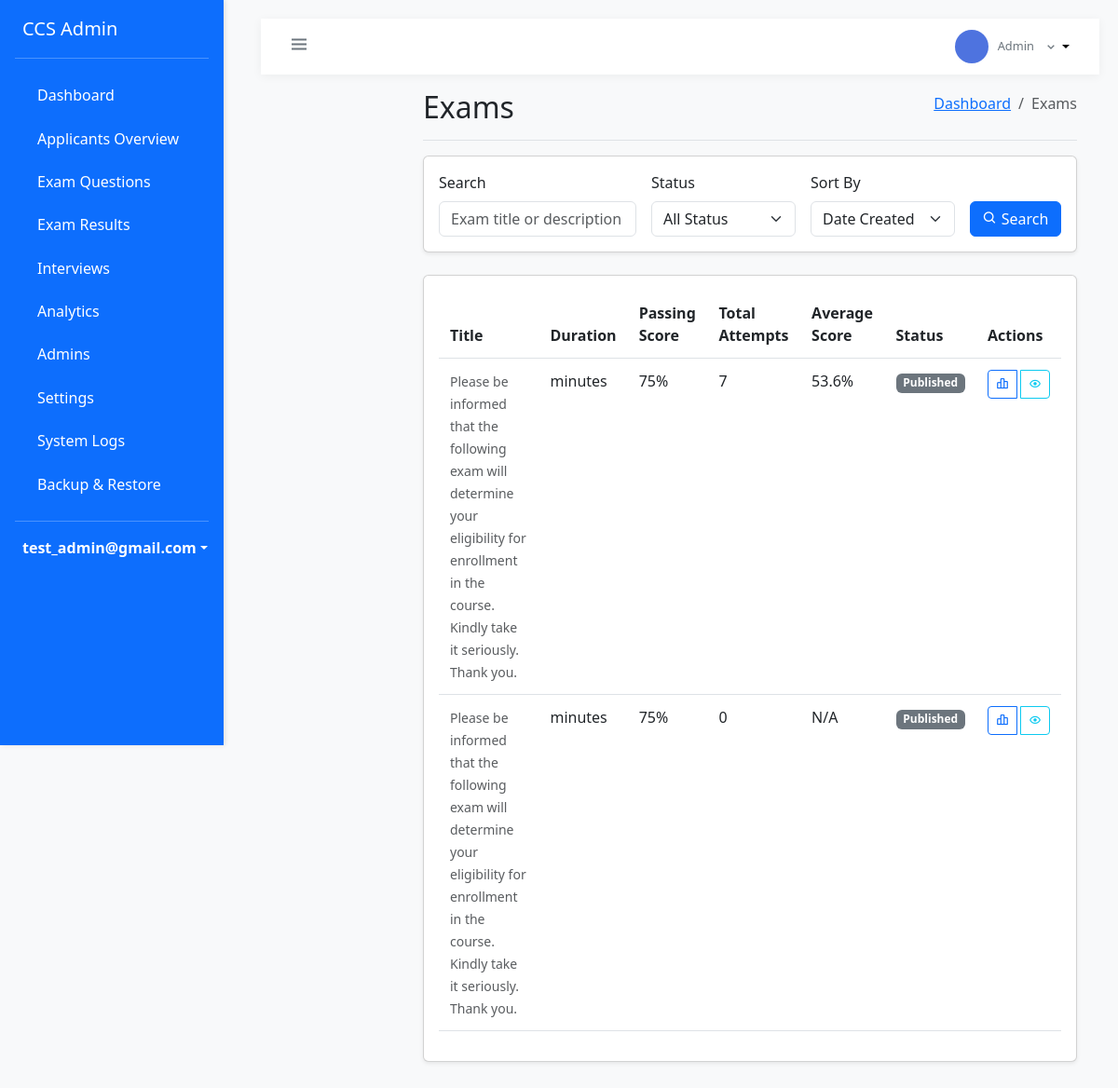
The page /admin/list_exams.php (signed in) on the database its author committed.
### tables this page shows
CREATE TABLE `users` (
  `id` int(11) NOT NULL,
  `email` varchar(255) NOT NULL,
  `password` varchar(255) NOT NULL,
  `first_name` varchar(100) NOT NULL,
  `last_name` varchar(100) NOT NULL,
  `role` enum('super_admin','admin','applicant') NOT NULL,
  `status` enum('active','inactive','pending','approved','rejected') DEFAULT 'pending',
  `created_at` timestamp NOT NULL DEFAULT current_timestamp(),
  `updated_at` timestamp NOT NULL DEFAULT current_timestamp() ON UPDATE current_timestamp(),
  `updated_by` int(11) DEFAULT NULL
);

CREATE TABLE `exams` (
  `id` int(11) NOT NULL,
  `title` varchar(255) NOT NULL,
  `description` text DEFAULT NULL,
  `type` enum('mcq','coding') NOT NULL,
  `part` enum('1','2') NOT NULL,
  `duration_minutes` int(11) NOT NULL,
  `passing_score` int(11) NOT NULL,
  `status` enum('draft','published','archived') NOT NULL DEFAULT 'draft',
  `created_by` int(11) NOT NULL,
  `created_at` timestamp NOT NULL DEFAULT current_timestamp(),
  `updated_at` timestamp NOT NULL DEFAULT current_timestamp() ON UPDATE current_timestamp(),
  `instructions` text DEFAULT NULL
);

### config/database.php (called while the page is built, shortened)
<?php
class Database {
    private static $instance = null;
    private $connection;
    private function __construct() {
        try {
            $this->connection = new PDO(
                "mysql:host=localhost;dbname=ccs_screening",
                "root",
                ""
            );
            $this->connection->setAttribute(PDO::ATTR_ERRMODE, PDO::ERRMODE_EXCEPTION);
            $this->connection->setAttribute(PDO::ATTR_DEFAULT_FETCH_MODE, PDO::FETCH_ASSOC);
        } catch(PDOException $e) {
            die("Connection failed: " . $e->getMessage());
        }
    }
    public static function getInstance() {
        if (self::$instance === null) {
            self::$instance = new self();
        }
        return self::$instance;
    }
    public function getConnection() {
        return $this->connection;
    }
    public function query($sql, $params = []) {
        $stmt = $this->connection->prepare($sql);
        $stmt->execute($params);
        return $stmt;
    }
}
?>

### classes/Auth.php (called while the page is built, shortened)
<?php
class Auth {
    private $conn;
    public function __construct() {
        require_once __DIR__ . '/../config/database.php';
        $this->database = Database::getInstance();
        $this->conn = $this->database->getConnection();
    }
    public function isLoggedIn() {
        return isset($_SESSION['user_id']) && !empty($_SESSION['user_id']);
    }
    public function getCurrentUser() {
        try {
            $stmt = $this->conn->prepare("
                SELECT
                    u.*,
                    CASE
                        WHEN sa.user_id IS NOT NULL THEN 'super_admin'
                        WHEN a.user_id IS NOT NULL THEN 'admin'
                        ELSE u.role
                    END as role_type
                FROM users u
                LEFT JOIN super_admins sa ON u.id = sa.user_id
                LEFT JOIN admins a ON u.id = a.user_id
                WHERE u.id = ? AND u.status = 'active'
                LIMIT 1
            ");
            $stmt->execute([$_SESSION['user_id']]);
            $user = $stmt->fetch(PDO::FETCH_ASSOC);
            if ($user) {
                $user['role'] = $user['role_type'];
            }
            return $user;
        } catch (Exception $e) {
            error_log("Get current user error: " . $e->getMessage());
            return null;
        }
    }
}
?>

### admin/list_exams.php (the view, shortened to what this page needs)
<?php
require_once '../classes/Auth.php';
require_once '../config/database.php';
require_once './includes/layout.php';
$auth = new Auth();
$db = Database::getInstance();;
$search = isset($_GET['search']) ? trim($_GET['search']) : '';
$sort = isset($_GET['sort']) ? trim($_GET['sort']) : 'created_at';
$order = isset($_GET['order']) ? trim($_GET['order']) : 'DESC';
$query = "SELECT e.*,
                 COUNT(DISTINCT er.id) as total_attempts,
                 AVG(er.score) as average_score
          FROM exams e
          LEFT JOIN exam_results er ON e.id = er.exam_id";
$params = [];
$query .= " GROUP BY e.id";
$query .= " ORDER BY e.$sort $order";
try {
    $stmt = $db->query($query, $params);
    $exams = $stmt->fetchAll();
} catch (Exception $e) {
    error_log("Error fetching exams: " . $e->getMessage());
    $error = "An error occurred while fetching exams.";
}
admin_header('List Exams');
?>
<div class="container-fluid">
    <div class="row">
        <?php include_once './includes/sidebar.php'; ?>
        <main class="col-md-9 ms-sm-auto col-lg-10 px-md-4">
            <div class="d-flex justify-content-between flex-wrap flex-md-nowrap align-items-center pt-3 pb-2 mb-3 border-bottom">
                <h1 class="h2">Exams</h1>
                <nav aria-label="breadcrumb">
                    <ol class="breadcrumb">
                        <li class="breadcrumb-item"><a href="dashboard.php">Dashboard</a></li>
                        <li class="breadcrumb-item active">Exams</li>
                    </ol>
                </nav>
            </div>
            <div class="card mb-4">
                <div class="card-body">
                    <form method="GET" class="row g-3">
                        <div class="col-md-4">
                            <label for="search" class="form-label">Search</label>
                            <input type="text" class="form-control" id="search" name="search"
                                   value="<?php echo htmlspecialchars($search); ?>"
                                   placeholder="Exam title or description">
                        </div>
                        <div class="col-md-3">
                            <label for="status" class="form-label">Status</label>
                            <select class="form-select" id="status" name="status">
                                <option value="">All Status</option>
                            </select>
                        </div>
                        <div class="col-md-3">
                            <label for="sort" class="form-label">Sort By</label>
                            <select class="form-select" id="sort" name="sort">
                                <option value="created_at" <?php echo $sort === 'created_at' ? 'selected' : ''; ?>>Date Created</option>
                            </select>
                        </div>
                        <div class="col-md-2 d-flex align-items-end">
                            <button type="submit" class="btn btn-primary w-100">
                                <i class="bx bx-search"></i> Search
                            </button>
                        </div>
                    </form>
                </div>
            </div>
            <div class="card">
                <div class="card-body">
                    <div class="table-responsive">
                        <table class="table table-hover">
                            <thead>
                                <tr>
                                    <th>Title</th>
                                    <th>Duration</th>
                                    <th>Passing Score</th>
                                    <th>Total Attempts</th>
                                    <th>Average Score</th>
                                    <th>Status</th>
                                    <th>Actions</th>
                                </tr>
                            </thead>
                            <tbody>
                                <?php if (!empty($exams)): ?>
                                    <?php foreach ($exams as $exam): ?>
                                        <tr>
                                            <td>
                                                <small class="text-muted"><?php echo htmlspecialchars($exam['description']); ?></small>
                                            </td>
                                            <td><?php echo $exam['duration']; ?> minutes</td>
                                            <td><?php echo $exam['passing_score']; ?>%</td>
                                            <td><?php echo $exam['total_attempts']; ?></td>
                                            <td>
                                                <?php
                                                    echo $exam['total_attempts'] > 0
                                                        ? number_format($exam['average_score'], 1) . '%'
                                                        : 'N/A';
                                                ?>
                                            </td>
                                            <td>
                                                <span class="badge bg-<?php echo $exam['status'] === 'active' ? 'success' : 'secondary'; ?>">
                                                    <?php echo ucfirst($exam['status']); ?>
                                                </span>
                                            </td>
                                            <td>
                                                <div class="btn-group">
                                                    <a href="exam_results.php?exam_id=<?php echo $exam['id']; ?>"
                                                       class="btn btn-sm btn-outline-primary"
                                                       title="View Results">
                                                        <i class="bx bx-bar-chart-alt-2"></i>
                                                    </a>
                                                    <a href="preview_exam.php?id=<?php echo $exam['id']; ?>"
                                                       class="btn btn-sm btn-outline-info"
                                                       title="Preview Exam">
                                                        <i class="bx bx-show"></i>
                                                    </a>
                                                </div>
                                            </td>
                                        </tr>
                                    <?php endforeach; ?>
                                <?php else: ?>
                                    <tr>
                                        <td colspan="7" class="text-center">No exams found</td>
                                    </tr>
                                <?php endif; ?>
                            </tbody>
                        </table>
                    </div>
                </div>
            </div>
        </main>
    </div>
</div>
<?php admin_footer(); ?>

### admin/includes/layout.php (shortened to what this page needs)
<?php
require_once __DIR__ . '/../../classes/Auth.php';
function admin_header($title = '') {
?>
<!DOCTYPE html>
<html lang="en">
<head>
    <link href="https://cdn.jsdelivr.net/npm/bootstrap@5.3.0/dist/css/bootstrap.min.css" rel="stylesheet">
    <link href='https://unpkg.com/boxicons@2.1.4/css/boxicons.min.css' rel='stylesheet'>
    <link href="https://cdn.jsdelivr.net/npm/metismenu/dist/metisMenu.min.css" rel="stylesheet">
</head>
<body>
    <div class="wrapper">
        <?php include 'sidebar.php'; ?>
        <div class="page-content-wrapper">
            <nav class="top-navbar">
                <button class="btn btn-link text-secondary px-1 py-0" id="sidebarToggle">
                    <i class="bx bx-menu fs-4"></i>
                </button>
                <div class="user-profile dropdown">
                    <button class="user-profile-btn dropdown-toggle" type="button" data-bs-toggle="dropdown" aria-expanded="false">
                        <div class="user-avatar">
                        </div>
                        <div class="user-info">
                            <p class="user-role"><?php echo ucfirst($user['role']); ?></p>
                        </div>
                        <i class="bx bx-chevron-down text-secondary"></i>
                    </button>
                </div>
            </nav>
            <div class="content-wrapper">
<?php
}
function admin_footer() {
?>
            </div>
        </div>
    </div>
</body>
</html>
<?php } ?>

### admin/includes/sidebar.php (shortened to what this page needs)
<?php
require_once __DIR__ . '/../../classes/Auth.php';
global $auth;
$user = $auth->getCurrentUser();
function is_active($page_name) {
    return strpos($_SERVER['SCRIPT_NAME'], $page_name) !== false ? 'active' : '';
}
?>
<nav class="sidebar bg-primary">
    <div class="d-flex flex-column">
        <a href="/php-ccs/admin/super/dashboard.php" class="d-flex align-items-center mb-3 mb-md-0 me-md-auto text-white text-decoration-none">
            <span class="fs-5">CCS Admin</span>
        </a>
        <hr class="text-white my-3">
        <ul class="nav nav-pills flex-column mb-auto">
            <li class="nav-item">
                <a class="nav-link text-white <?php echo is_active('dashboard'); ?>" href="/php-ccs/admin/super/dashboard.php">
                    Dashboard
                </a>
            </li>
            <li class="nav-item">
                <a class="nav-link text-white <?php echo is_active('applicants'); ?>" href="/php-ccs/admin/super/applicants_overview.php">
                    Applicants Overview
                </a>
            </li>
            <li class="nav-item">
                <a class="nav-link text-white <?php echo is_active('manage_questions'); ?>" href="/php-ccs/admin/super/manage_questions.php">
                    Exam Questions
                </a>
            </li>
            <li class="nav-item">
                <a class="nav-link text-white <?php echo is_active('exam_results'); ?>" href="/php-ccs/admin/super/exam_results.php">
                    Exam Results
                </a>
            </li>
            <li class="nav-item">
                <a class="nav-link text-white <?php echo is_active('interview_list'); ?>" href="/php-ccs/admin/super/interview_list.php">
                    Interviews
                </a>
            </li>
            <li class="nav-item">
                <a class="nav-link text-white <?php echo is_active('analytics'); ?>" href="/php-ccs/admin/super/analytics.php">
                    Analytics
                </a>
            </li>
            <li class="nav-item">
                <a class="nav-link text-white <?php echo is_active('list_admins'); ?>" href="/php-ccs/admin/super/list_admins.php">
                    Admins
                </a>
            </li>
            <li class="nav-item">
                <a class="nav-link text-white <?php echo is_active('system_settings'); ?>" href="/php-ccs/admin/super/system_settings.php">
                    Settings
                </a>
            </li>
            <li class="nav-item">
                <a class="nav-link text-white <?php echo is_active('logs'); ?>" href="/php-ccs/admin/super/system_logs.php">
                    System Logs
                </a>
            </li>
            <li class="nav-item">
                <a class="nav-link text-white <?php echo is_active('backup'); ?>" href="/php-ccs/admin/super/backup.php">
                    Backup & Restore
                </a>
            </li>
        </ul>
        <hr class="text-white my-3">
        <div class="dropdown pb-3">
            <a href="#" class="d-flex align-items-center text-white text-decoration-none dropdown-toggle" id="dropdownUser" data-bs-toggle="dropdown" aria-expanded="false">
                <strong><?php echo htmlspecialchars($user['email']); ?></strong>
            </a>
        </div>
    </div>
</nav>

### rows shown on the page
users: email "test_admin@gmail.com", role "Admin"
exams: description "Please be informed that the following exam will determine your eligibility for enrollment in the course. Kindly take it seriously. Thank you.", passing_score "75", total_attempts "7", average_score "53.6", status "Published"
exams: description "Please be informed that the following exam will determine your eligibility for enrollment in the course. Kindly take it seriously. Thank you.", passing_score "75", total_attempts "0", shows "N/A", status "Published"
